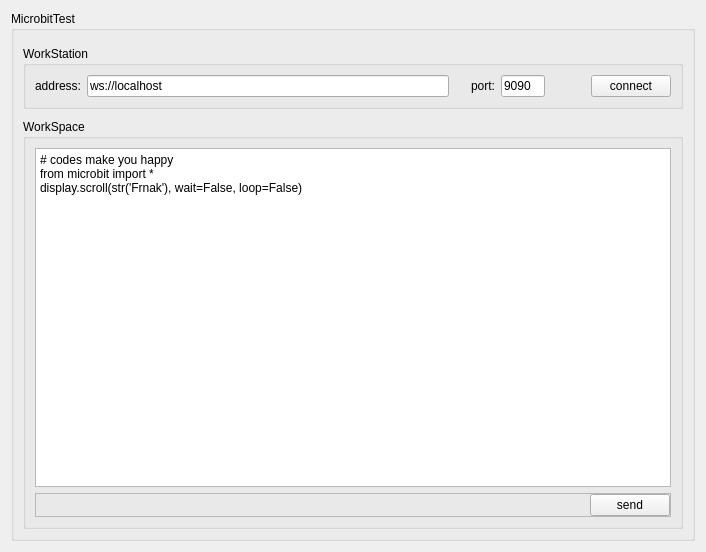
<?xml version="1.0" encoding="UTF-8"?>
<ui version="4.0">
 <class>DMicrobitTestForm</class>
 <widget class="QWidget" name="DMicrobitTestForm">
  <property name="geometry">
   <rect>
    <x>0</x>
    <y>0</y>
    <width>706</width>
    <height>548</height>
   </rect>
  </property>
  <property name="windowTitle">
   <string notr="true">Form</string>
  </property>
  <layout class="QGridLayout" name="gridLayout">
   <item row="0" column="0">
    <widget class="QGroupBox" name="groupBox_microbit">
     <property name="minimumSize">
      <size>
       <width>0</width>
       <height>530</height>
      </size>
     </property>
     <property name="title">
      <string>MicrobitTest</string>
     </property>
     <layout class="QVBoxLayout" name="verticalLayout_2">
      <property name="spacing">
       <number>10</number>
      </property>
      <property name="topMargin">
       <number>15</number>
      </property>
      <item>
       <widget class="QGroupBox" name="groupBox_workstation">
        <property name="sizePolicy">
         <sizepolicy hsizetype="Preferred" vsizetype="Fixed">
          <horstretch>0</horstretch>
          <verstretch>0</verstretch>
         </sizepolicy>
        </property>
        <property name="title">
         <string>WorkStation</string>
        </property>
        <layout class="QHBoxLayout" name="horizontalLayout_6">
         <item>
          <widget class="QLabel" name="label_3">
           <property name="maximumSize">
            <size>
             <width>52</width>
             <height>16777215</height>
            </size>
           </property>
           <property name="text">
            <string>address:</string>
           </property>
           <property name="alignment">
            <set>Qt::AlignRight|Qt::AlignTrailing|Qt::AlignVCenter</set>
           </property>
          </widget>
         </item>
         <item>
          <widget class="QLineEdit" name="lineEdit_ws_address">
           <property name="minimumSize">
            <size>
             <width>160</width>
             <height>0</height>
            </size>
           </property>
           <property name="focusPolicy">
            <enum>Qt::ClickFocus</enum>
           </property>
           <property name="text">
            <string notr="true">ws://localhost</string>
           </property>
           <property name="placeholderText">
            <string notr="true">ws://127.0.0.1</string>
           </property>
          </widget>
         </item>
         <item>
          <widget class="QLabel" name="label_6">
           <property name="sizePolicy">
            <sizepolicy hsizetype="Fixed" vsizetype="Preferred">
             <horstretch>0</horstretch>
             <verstretch>0</verstretch>
            </sizepolicy>
           </property>
           <property name="minimumSize">
            <size>
             <width>40</width>
             <height>0</height>
            </size>
           </property>
           <property name="maximumSize">
            <size>
             <width>40</width>
             <height>16777215</height>
            </size>
           </property>
           <property name="text">
            <string>port:</string>
           </property>
           <property name="alignment">
            <set>Qt::AlignRight|Qt::AlignTrailing|Qt::AlignVCenter</set>
           </property>
          </widget>
         </item>
         <item>
          <widget class="QLineEdit" name="lineEdit_ws_port">
           <property name="sizePolicy">
            <sizepolicy hsizetype="Fixed" vsizetype="Fixed">
             <horstretch>0</horstretch>
             <verstretch>0</verstretch>
            </sizepolicy>
           </property>
           <property name="minimumSize">
            <size>
             <width>44</width>
             <height>0</height>
            </size>
           </property>
           <property name="maximumSize">
            <size>
             <width>44</width>
             <height>16777215</height>
            </size>
           </property>
           <property name="focusPolicy">
            <enum>Qt::ClickFocus</enum>
           </property>
           <property name="text">
            <string notr="true">9090</string>
           </property>
           <property name="maxLength">
            <number>5</number>
           </property>
           <property name="placeholderText">
            <string notr="true">port</string>
           </property>
          </widget>
         </item>
         <item>
          <spacer name="horizontalSpacer_5">
           <property name="orientation">
            <enum>Qt::Horizontal</enum>
           </property>
           <property name="sizeType">
            <enum>QSizePolicy::Preferred</enum>
           </property>
           <property name="sizeHint" stdset="0">
            <size>
             <width>40</width>
             <height>20</height>
            </size>
           </property>
          </spacer>
         </item>
         <item>
          <widget class="QPushButton" name="btn_wsConnect">
           <property name="text">
            <string>connect</string>
           </property>
          </widget>
         </item>
        </layout>
       </widget>
      </item>
      <item>
       <widget class="QGroupBox" name="groupBox_workspace">
        <property name="title">
         <string>WorkSpace</string>
        </property>
        <layout class="QVBoxLayout" name="verticalLayout">
         <item>
          <widget class="QPlainTextEdit" name="plainTextEdit_code">
           <property name="plainText">
            <string notr="true"># codes make you happy
from microbit import *
display.scroll(str('Frnak'), wait=False, loop=False)</string>
           </property>
          </widget>
         </item>
         <item>
          <widget class="QFrame" name="frame">
           <property name="frameShape">
            <enum>QFrame::StyledPanel</enum>
           </property>
           <property name="frameShadow">
            <enum>QFrame::Raised</enum>
           </property>
           <layout class="QHBoxLayout" name="horizontalLayout">
            <property name="spacing">
             <number>0</number>
            </property>
            <property name="leftMargin">
             <number>0</number>
            </property>
            <property name="topMargin">
             <number>0</number>
            </property>
            <property name="rightMargin">
             <number>0</number>
            </property>
            <property name="bottomMargin">
             <number>0</number>
            </property>
            <item>
             <spacer name="horizontalSpacer">
              <property name="orientation">
               <enum>Qt::Horizontal</enum>
              </property>
              <property name="sizeHint" stdset="0">
               <size>
                <width>568</width>
                <height>20</height>
               </size>
              </property>
             </spacer>
            </item>
            <item>
             <widget class="QPushButton" name="btn_send">
              <property name="text">
               <string>send</string>
              </property>
             </widget>
            </item>
           </layout>
          </widget>
         </item>
        </layout>
       </widget>
      </item>
     </layout>
    </widget>
   </item>
  </layout>
 </widget>
 <resources/>
 <connections/>
</ui>
